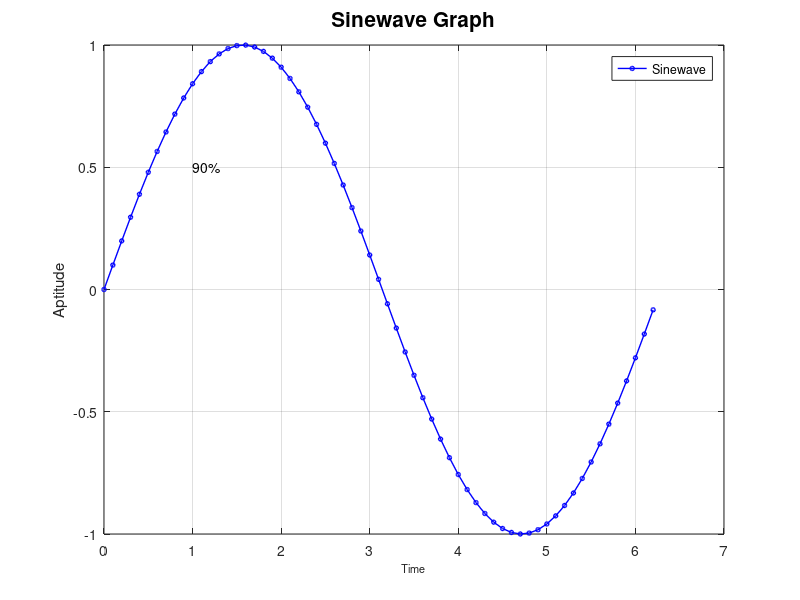

The MATLAB source for this figure:
%adding ';' at the end of line will not show the result of that line
x=50;        %Hz
l=0.002;     %H
Xl=2*pi*x*l %Ohm
%loop ex
for sr = l:1:Xl
    val2pow=sr^2
end

t=0:0.1:2*pi;
a=sin(t);
plot(t,a,"bo-",'MarkerSize',3,'LineWidth',1)
grid on
xlabel('Time','FontSize',8)
ylabel('Aptitude')
title('Sinewave Graph','FontSize',15)
legend('Sinewave')
text(1,0.5,'90%')